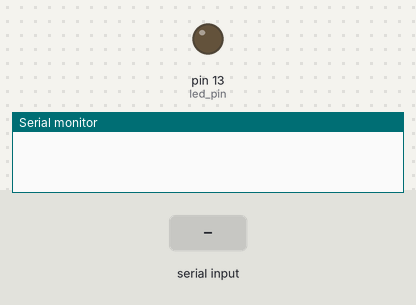
A sketch run on a simulated Arduino Uno, built with avr-gcc and run on an emulated ATmega328P. Parts: output pins drawn as LEDs (lit = HIGH), the last lines printed to the serial monitor. The inputs (shaded band) are chosen by the test bench.

Above: at 1.2 s.
1.3 s: "1" received over Serial
At 2.5 s:
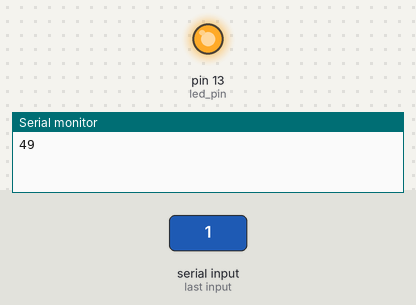
2.8 s: "0" received over Serial
At 3.8 s:
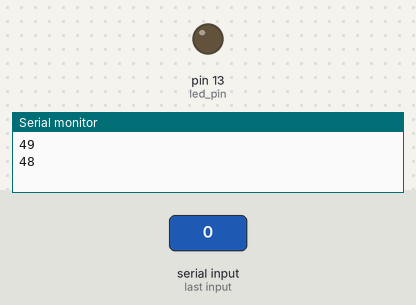
Timing chart, 0 to 5.8 s (numbered marks = the images above; inputs shaded):
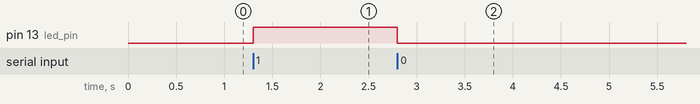

Measured:
- after the input at 1.3 s, pin 13 (led_pin): LOW → HIGH at once
- after the input at 2.8 s, pin 13 (led_pin): HIGH → LOW at once

The sketch:

ardTest.ino
```cpp
int led_pin = LED_BUILTIN; //Initializing pin 8 of Arduino as the led pin
int button_pin = 7;  //Initializing pin 7 of Arduino as the button pin
int button_state = 0;  //Initializes a variable for storing the button state
int incoming_state = 0;  //Initializes a variable for storing the incoming data from Arduino
void setup(){
  Serial.begin(9600);  //Started the serial communication at 9600 baudrate
  pinMode(led_pin, OUTPUT); //Declaring led pin as output pin
  digitalWrite(led_pin, LOW);  //Making the LED light up or down
}
void loop(){
  if (Serial.available() > 0){  //Looking for incoming data
    incoming_state = Serial.read();  //Reading the data
    Serial.println(incoming_state);
    if (incoming_state == '1') {
        digitalWrite(led_pin, HIGH);  //Making the LED light up or down
        delay(1000);
    } else {
        digitalWrite(led_pin, LOW);  //Making the LED light up or down
    }
  }
}
```
